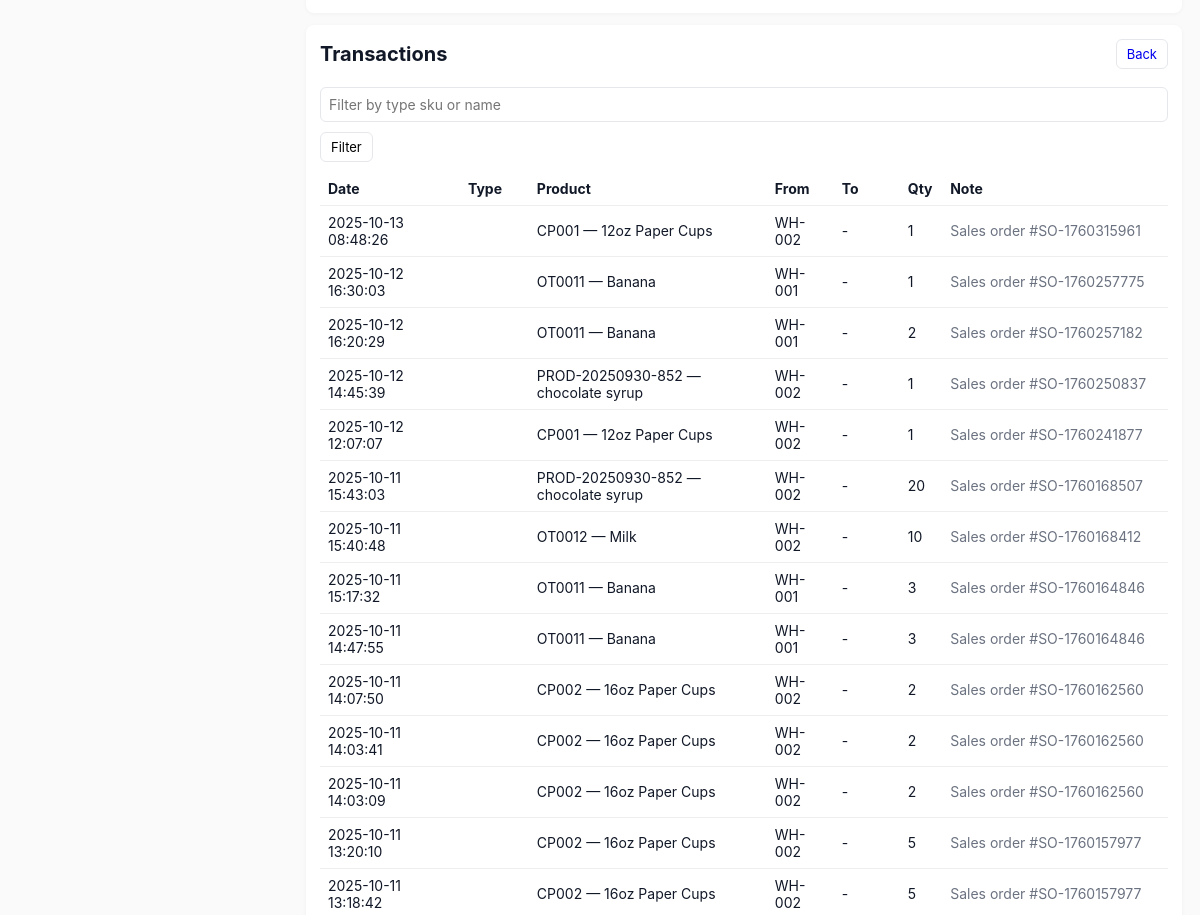
The app's page /Module1/alerts.php (middle part), older data.
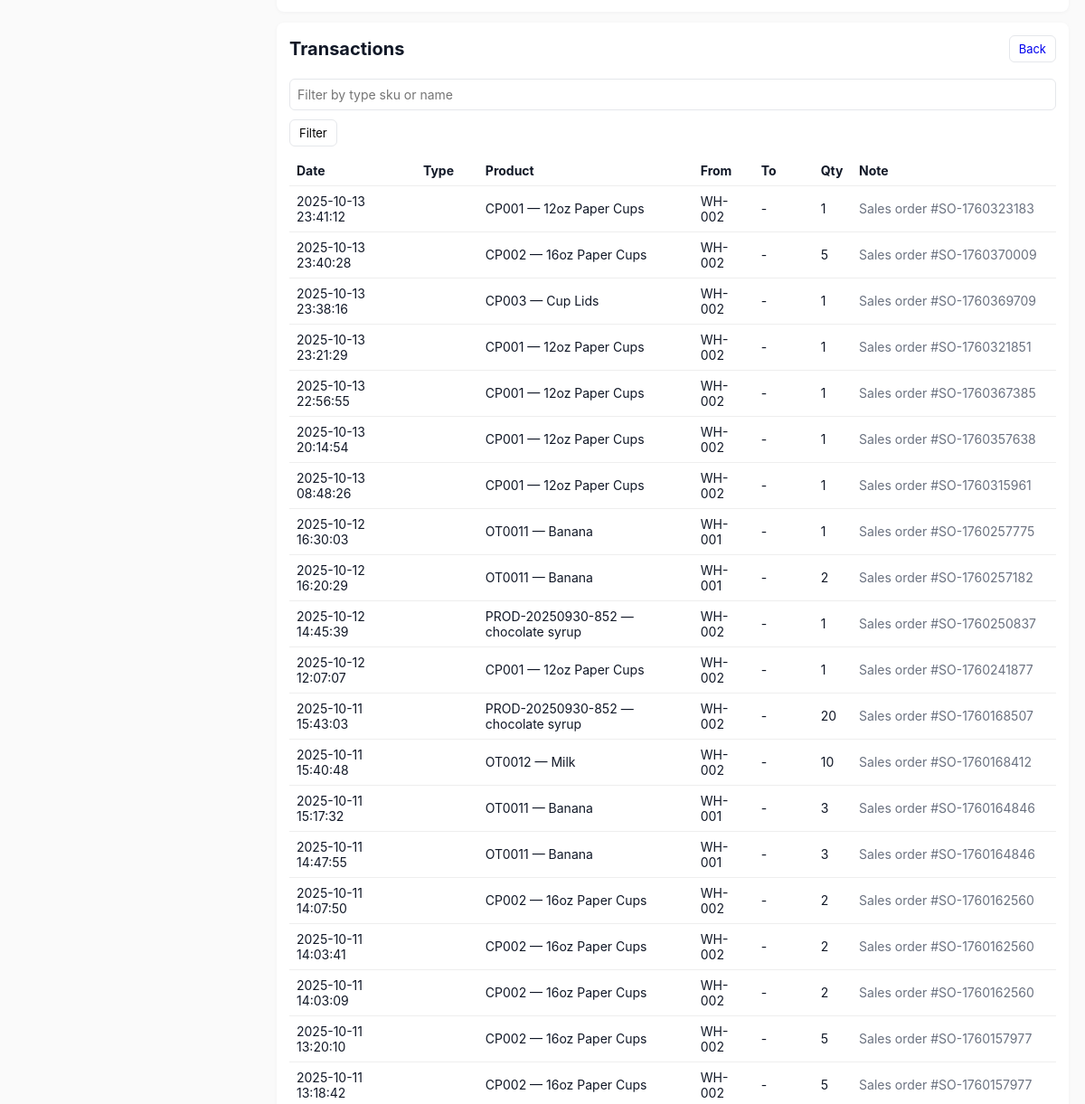
The same page, newer data.
### tables this page shows
CREATE TABLE `stock_transactions` (
  `id` int(11) NOT NULL,
  `product_id` int(11) NOT NULL,
  `location_from` int(11) DEFAULT NULL,
  `location_to` int(11) DEFAULT NULL,
  `qty` int(11) NOT NULL,
  `type` enum('stock-in','stock-out','transfer') NOT NULL,
  `reference` varchar(50) DEFAULT NULL,
  `note` text DEFAULT NULL,
  `trans_date` datetime DEFAULT current_timestamp(),
  `user_name` varchar(100) DEFAULT 'system',
  `expiration_date` date DEFAULT NULL,
  `reference_id` int(11) DEFAULT NULL,
  `reference_type` enum('po','gr','transfer','adjustment') DEFAULT NULL
);

CREATE TABLE `products` (
  `id` int(11) NOT NULL,
  `sku` varchar(50) NOT NULL,
  `name` varchar(255) NOT NULL,
  `description` text DEFAULT NULL,
  `category` varchar(100) DEFAULT NULL,
  `unit` varchar(30) DEFAULT 'pcs',
  `expiration_date` date DEFAULT NULL,
  `min_qty` int(11) DEFAULT 0,
  `max_qty` int(11) DEFAULT 0,
  `created_at` timestamp NOT NULL DEFAULT current_timestamp(),
  `updated_at` timestamp NULL DEFAULT NULL ON UPDATE current_timestamp(),
  `warehouse_id` int(11) DEFAULT NULL,
  `total_quantity` int(11) DEFAULT 0,
  `unit_price` decimal(10,2) DEFAULT NULL
);

CREATE TABLE `locations` (
  `id` int(11) NOT NULL,
  `code` varchar(50) NOT NULL,
  `name` varchar(255) NOT NULL,
  `description` text DEFAULT NULL,
  `created_at` timestamp NOT NULL DEFAULT current_timestamp()
);

### Module1/alerts.php (the view, shortened to what this page needs)
<?php
require '../db.php';
$filter = $_GET['filter'] ?? '';
$sql = "SELECT t.*, p.sku, p.name AS product_name,
    lf.code AS from_code, lt.code AS to_code
    FROM stock_transactions t
    JOIN products p ON p.id = t.product_id
    LEFT JOIN locations lf ON lf.id = t.location_from
    LEFT JOIN locations lt ON lt.id = t.location_to
    WHERE 1 ";
$params = [];
$sql .= " ORDER BY t.trans_date DESC LIMIT 200";
$stmt = $pdo->prepare($sql);
$stmt->execute($params);
$logs = $stmt->fetchAll(PDO::FETCH_ASSOC);
?>
<!doctype html>
<html>
    <head>
        <link rel="stylesheet" href="styles.css">
    </head>
<body>
  <?php include '../shared/sidebar.php'; ?>
  <div class="container" style="margin-left: 18rem;">
    <div class="card">
    </div>
    <div class="card">
        <div class="header">
            <h1>Transactions</h1>
            <div>
                <a class="btn" href="<?php echo BASE_URL; ?>Module1/index.php">Back</a>
            </div>
        </div>
        <form method="get" class="form-row">
            <input class="input" name="filter" placeholder="Filter by type sku or name" value="<?php echo htmlspecialchars($filter) ?>">
            <button class="btn" type="submit">Filter</button>
        </form>
        <table class="table">
            <thead>
                <tr>
                    <th>Date</th>
                    <th>Type</th>
                    <th>Product</th>
                    <th>From</th>
                    <th>To</th>
                    <th>Qty</th>
                    <th>Note</th>
                </tr>
            </thead>
            <tbody>
                <?php foreach($logs as $l): ?>
                    <tr>
                        <td><?php echo htmlspecialchars($l['trans_date'])?></td>
                        <td><?php echo htmlspecialchars($l['type'])?></td>
                        <td><?php echo htmlspecialchars($l['sku'].' — '.$l['product_name'])?></td>
                        <td><?php echo htmlspecialchars($l['from_code'] ?? '-')?></td>
                        <td><?php echo htmlspecialchars($l['to_code'] ?? '-')?></td>
                        <td><?php echo (int)$l['qty']?></td>
                        <td class="small"><?php echo htmlspecialchars($l['note'])?></td>
                    </tr>
                <?php endforeach; ?>
            </tbody>
        </table>
    </div>
  </div>
</body>
</html>

### shared/sidebar.php (shortened to what this page needs)
<link rel="stylesheet" href="<?php echo BASE_URL; ?>shared/sidebar.css">

### Module1/styles.css (style rules this page uses)
:root { --bg: #fafafa; --card: #ffffff; --muted: #6b7280; --accent: #111827; }
* { box-sizing: border-box; font-family: Inter, Segoe UI, Arial, Helvetica, sans-serif; }
body { background: var(--bg); color: var(--accent); margin: 0; padding: 18px; }
.container { max-width: 1100px; margin: 0 auto; }
.header { display: flex; justify-content: space-between; align-items: center; margin-bottom: 18px; }
h1 { margin: 0; font-size: 20px; }
.card { background: var(--card); padding: 14px; border-radius: 8px; box-shadow: 0 1px 4px rgba(16, 24, 40, 0.04); margin-bottom: 12px; }
.table { width: 100%; border-collapse: collapse; }
.actions a, .btn { text-decoration: none; padding: 6px 10px; border-radius: 6px; border: 1px solid #e5e7eb; background: #fff; display: inline-block; font-size: 13px; }
.form-row { display: flex; gap: 10px; flex-wrap: wrap; margin-bottom: 10px; }
.input, select, textarea { padding: 8px; border: 1px solid #e5e7eb; border-radius: 6px; width: 100%; font-size: 14px; }
.small { font-size: 13px; color: var(--muted); }

Row changes from the older to the newer data that the page shows:
added stock_transactions: trans_date "2025-10-13 23:41:12", product.name "CP001 — 12oz Paper Cups", location_from.code "WH-002", to_code "-", qty "1", note "Sales order #SO-1760323183"
added stock_transactions: trans_date "2025-10-13 23:40:28", product.name "CP002 — 16oz Paper Cups", location_from.code "WH-002", to_code "-", qty "5", note "Sales order #SO-1760370009"
added stock_transactions: trans_date "2025-10-13 23:38:16", product.name "CP003 — Cup Lids", location_from.code "WH-002", to_code "-", qty "1", note "Sales order #SO-1760369709"
added stock_transactions: trans_date "2025-10-13 23:21:29", product.name "CP001 — 12oz Paper Cups", location_from.code "WH-002", to_code "-", qty "1", note "Sales order #SO-1760321851"
added stock_transactions: trans_date "2025-10-13 22:56:55", product.name "CP001 — 12oz Paper Cups", location_from.code "WH-002", to_code "-", qty "1", note "Sales order #SO-1760367385"
added stock_transactions: trans_date "2025-10-13 20:14:54", product.name "CP001 — 12oz Paper Cups", location_from.code "WH-002", to_code "-", qty "1", note "Sales order #SO-1760357638"
